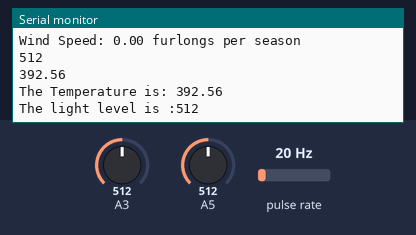
A sketch run on a simulated Arduino Uno, built with avr-gcc and run on an emulated ATmega328P. On the bench: the last lines printed to the serial monitor. Wiring (inferred from the names in the program): pulse sensor: data pin 3. The inputs (shaded band) are chosen by the test bench; at power-on: A5 = 512, A3 = 512, pulse rate 20 Hz.

Above: at 4.2 s.
4.3 s: A5 set to 992
At 5.14 s:
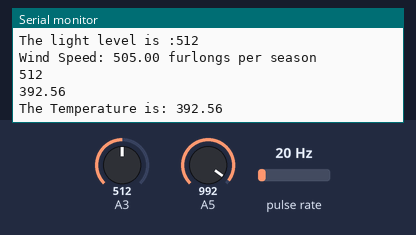
15.1 s: A5 set to 1014
At 16.1 s:
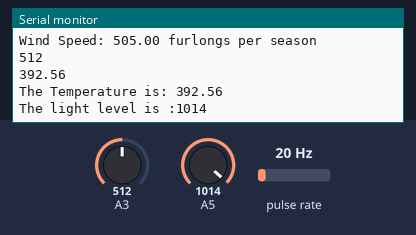
Timing chart, 0 to 18.1 s (numbered marks = the images above; inputs shaded):
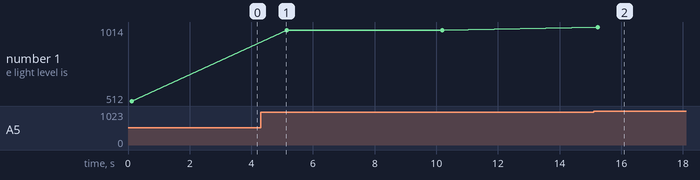

Measured:
- the behaviour switches between 999 and 1000 on A5 (found by bisection; images 1 and 2)
- after the input at 15.1 s, the serial monitor: prints a new line after 0.14 s (image 2)
- plotted number 1: 512 → 992 after the input at 4.3 s, 992 → 1014 after the input at 15.1 s

The sketch:

quick_light_temp_read.ino
```cpp
#define LIGHT_READ 5
#define TEMP_READ 3
#define WINDVANE_PIN 3
#define WV_INT 1
#define MSECS_TO_CALC 5000
#define WIND_FACTOR 5.0 //change per the instrument radius

int temp = 0;
int temp2 = 0;
int light = 0;
float realtemp = 0.0;
volatile unsigned long wind_clicks = 0;
unsigned long nextCalc = 0;
unsigned long time = 0;
unsigned long wind_last = 0;
float windSpeed = 0.0;
int windSpeed2 = 0;
String dataString = "";

void setup () {
  Serial.begin(9600);
  Serial.println("Starting setup");
  pinMode (WINDVANE_PIN, INPUT);  //set the windvane to be an input
  digitalWrite(WINDVANE_PIN, HIGH); //pull-up the windvane input
  attachInterrupt(WV_INT,windVaneClick,FALLING);
  Serial.println("Done in Setup");
  }

void loop () {
    //millis() and micros() count time since the arduino was last restarted
   time = millis();  //get the time in milliseconds since last restart

   if (time >= nextCalc) {  //has more than 5 seconds occurred since we last calculated rainfall?
      getWindSpeed();  //call getUnitRain() and calculate rainfall total over this time (5 seconds)
      //at this point, if we're here in the if statement, we jump down to the getUnitRain subroutine
      //  we then return to this point after that routine finishes executing.
      calc_light_and_temp();
      nextCalc = time + MSECS_TO_CALC;  //calculated when to measure rainfall again: current time + 5 seconds
   }
}

void calc_light_and_temp() {
    temp = analogRead(3);
//  temp2 = map(temp,20,409,0,342);
  Serial.println(temp);
  realtemp = ((temp - 20.) * (342. / 389.)) - 40.;
  Serial.println(realtemp);
  Serial.print("The Temperature is: ");
  Serial.println(realtemp);
  light = analogRead(5);
  Serial.print("The light level is :");
  Serial.println(light);
  delay(5000);
}

void getWindSpeed()
{
// for checking the rain count Serial.print(rain_count); //debugging statements, uncomment to use
//  Serial.print("\n");                                  //add a carriage return, linefeed
  unsigned long reading=wind_clicks; //make a copy of rain count (number of clicks) in case it changes.  reading is local in scope
  wind_clicks=0;                      //zero the number of clicks for the next time period
  windSpeed = float(reading)*WIND_FACTOR;
  windSpeed2 = int(windSpeed * 100);
  Serial.print("Wind Speed: ");  //print a text header:
  Serial.print(windSpeed);        //print the rain depth
  Serial.print(" furlongs per season\n");      //print in inches
  dataString = "";            //setup a variable to hold for printing
  dataString.concat(time);    //object.operator(variable).  We just switched to a dataString object
  dataString.concat(",");     //add a comma. You are adding text so you have to wrap it in quotes (dbl or sgl)
  dataString.concat(windSpeed2);   //add the rain depth converted to integer
  dataString.concat(",");     //add another comma
  dataString += ("100*inches\n");  //add a text note to print telling us its inches * 100
  windSpeed = 0;               //reset the rain depth counter.  it's stored in a string to print from loop()
}

void windVaneClick()
{
  //declare a local variable to tell us the time since the last time we checked
    unsigned long thisTime=micros()-wind_last;  //by definition, micros() is an unsigned long
    wind_last=micros(); //set the rain_last time check to the current time
    if(thisTime>500)  //if its been more than 500 microseconds since the interrupt was called, log a click
    {                 // there are 1,000 microseconds in a millisecond, 1000 milliseconds in a second, so the interrupt is fast!
      wind_clicks++;  //count the number of clicks.  This is a volatile.
    }
}
```
